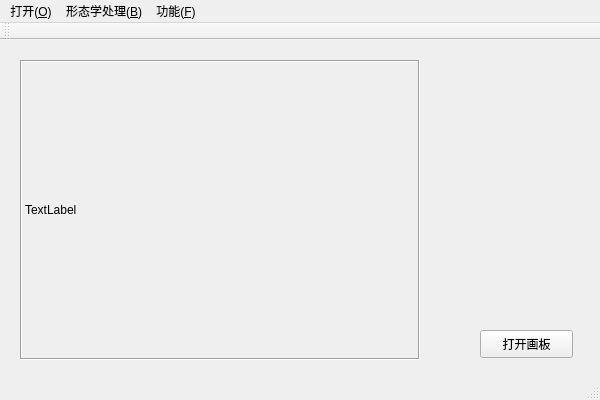
<?xml version="1.0" encoding="UTF-8"?>
<ui version="4.0">
 <class>MainWindow</class>
 <widget class="QMainWindow" name="MainWindow">
  <property name="geometry">
   <rect>
    <x>0</x>
    <y>0</y>
    <width>600</width>
    <height>400</height>
   </rect>
  </property>
  <property name="minimumSize">
   <size>
    <width>600</width>
    <height>400</height>
   </size>
  </property>
  <property name="maximumSize">
   <size>
    <width>600</width>
    <height>400</height>
   </size>
  </property>
  <property name="windowTitle">
   <string>MainWindow</string>
  </property>
  <widget class="QWidget" name="centralWidget">
   <widget class="QPushButton" name="DrawButton">
    <property name="geometry">
     <rect>
      <x>480</x>
      <y>290</y>
      <width>93</width>
      <height>28</height>
     </rect>
    </property>
    <property name="text">
     <string>打开画板</string>
    </property>
   </widget>
   <widget class="QLabel" name="label">
    <property name="geometry">
     <rect>
      <x>20</x>
      <y>20</y>
      <width>400</width>
      <height>300</height>
     </rect>
    </property>
    <property name="minimumSize">
     <size>
      <width>400</width>
      <height>300</height>
     </size>
    </property>
    <property name="maximumSize">
     <size>
      <width>400</width>
      <height>300</height>
     </size>
    </property>
    <property name="frameShape">
     <enum>QFrame::Box</enum>
    </property>
    <property name="frameShadow">
     <enum>QFrame::Sunken</enum>
    </property>
    <property name="text">
     <string>TextLabel</string>
    </property>
   </widget>
  </widget>
  <widget class="QToolBar" name="mainToolBar">
   <attribute name="toolBarArea">
    <enum>TopToolBarArea</enum>
   </attribute>
   <attribute name="toolBarBreak">
    <bool>false</bool>
   </attribute>
  </widget>
  <widget class="QStatusBar" name="statusBar"/>
  <widget class="QMenuBar" name="menuBar">
   <property name="geometry">
    <rect>
     <x>0</x>
     <y>0</y>
     <width>600</width>
     <height>26</height>
    </rect>
   </property>
   <widget class="QMenu" name="menu_O">
    <property name="title">
     <string>打开(&amp;O)</string>
    </property>
    <addaction name="actionimage_P"/>
    <addaction name="actionvideo_V"/>
   </widget>
   <widget class="QMenu" name="menu_B">
    <property name="title">
     <string>形态学处理(&amp;B)</string>
    </property>
    <addaction name="actionblur_B"/>
    <addaction name="actionmid_M"/>
    <addaction name="actiongauss_G"/>
    <addaction name="actioncanny_C"/>
   </widget>
   <widget class="QMenu" name="menu_F">
    <property name="title">
     <string>功能(&amp;F)</string>
    </property>
    <addaction name="actionfind_contours_C"/>
    <addaction name="actionhuamn_detect_H"/>
    <addaction name="actioncamera_on_O"/>
   </widget>
   <addaction name="menu_O"/>
   <addaction name="menu_B"/>
   <addaction name="menu_F"/>
  </widget>
  <action name="actionimage_P">
   <property name="text">
    <string>image(&amp;P)</string>
   </property>
  </action>
  <action name="actionvideo_V">
   <property name="text">
    <string>video(&amp;V)</string>
   </property>
  </action>
  <action name="actionblur_B">
   <property name="text">
    <string>blur(&amp;B)</string>
   </property>
  </action>
  <action name="actionmid_M">
   <property name="text">
    <string>mid(&amp;M)</string>
   </property>
  </action>
  <action name="actiongauss_G">
   <property name="text">
    <string>gauss(&amp;G)</string>
   </property>
  </action>
  <action name="actioncanny_C">
   <property name="text">
    <string>canny(&amp;C)</string>
   </property>
  </action>
  <action name="actionfind_contours_C">
   <property name="text">
    <string>find contours(&amp;C)</string>
   </property>
  </action>
  <action name="actionhuamn_detect_H">
   <property name="text">
    <string>huamn detect(&amp;H)</string>
   </property>
  </action>
  <action name="actioncamera_on_O">
   <property name="text">
    <string>camera on(&amp;O)</string>
   </property>
  </action>
 </widget>
 <layoutdefault spacing="6" margin="11"/>
 <resources/>
 <connections/>
</ui>
